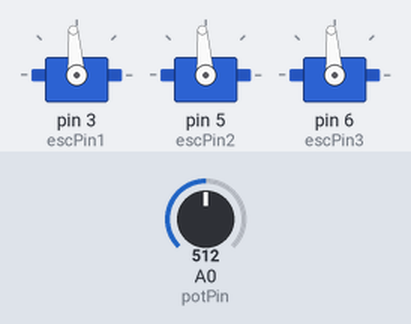
Bench run of a sketch on a simulated Arduino Uno, built with avr-gcc and run on an emulated ATmega328P. Parts: 3 × servo. Inputs (shaded band) come from the test bench; at power-on: A0 (potPin) = 512.

Above: at 4.2 s.
4.3 s: A0 (potPin) set to 716
At 5.1 s:
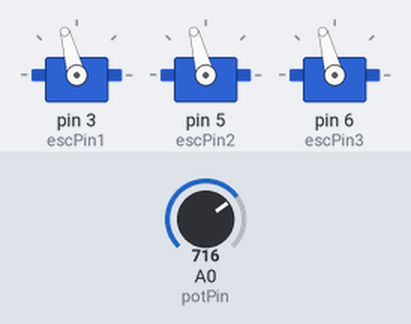
5.8 s: A0 (potPin) set to 1023
At 6.5 s:
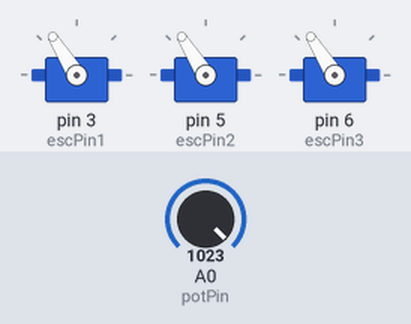
7.3 s: A0 (potPin) set to 122
At 7.9 s:
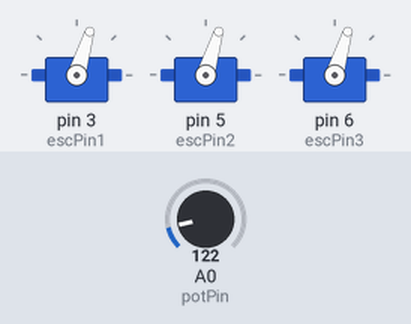
8.8 s: A0 (potPin) set to 0
At 9.7 s:
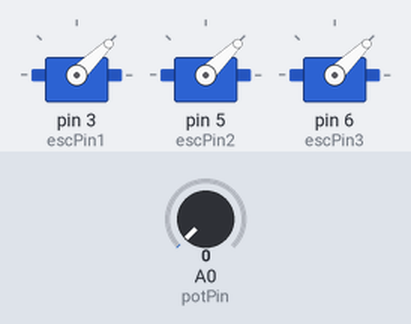
10.3 s: A0 (potPin) set to 511
At 10.9 s:
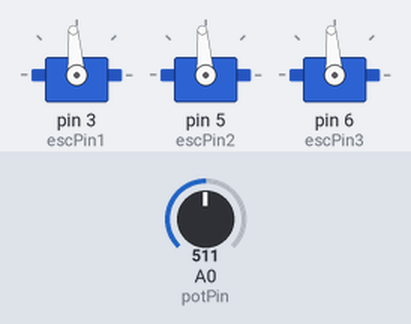
Timing chart, 0 to 12.8 s (numbered marks = the images above; inputs shaded):
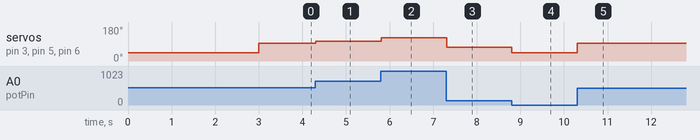

Measured:
- after the input at 4.3 s, servo on pin 3 (escPin1), servo on pin 5 (escPin2), servo on pin 6 (escPin3): 94° → 105° at once
- after the input at 5.8 s, servo on pin 3 (escPin1), servo on pin 5 (escPin2), servo on pin 6 (escPin3): 105° → 122° at once
- after the input at 7.3 s, servo on pin 3 (escPin1), servo on pin 5 (escPin2), servo on pin 6 (escPin3): 122° → 73° at once
- after the input at 8.8 s, servo on pin 3 (escPin1), servo on pin 5 (escPin2), servo on pin 6 (escPin3): 73° → 44° at once
- after the input at 10.3 s, servo on pin 3 (escPin1), servo on pin 5 (escPin2), servo on pin 6 (escPin3): 44° → 94° at once

The sketch:

Code.ino
```cpp
#include <Servo.h>

Servo esc1;
Servo esc2;
Servo esc3;

const int potPin = A0;

const int escPin1 = 3;
const int escPin2 = 5;
const int escPin3 = 6;

// Chỉnh 3 giá trị này theo ESC/motor của bạn
const int stopSignal  = 1000;  // dừng
const int startSignal = 1250;  // mức bắt đầu quay
const int maxSignal   = 1800;  // tốc độ tối đa khi test

const int deadZone = 40;       // vùng thấp nhất để dừng

void setup() {
  esc1.attach(escPin1);
  esc2.attach(escPin2);
  esc3.attach(escPin3);

  setEsc(stopSignal);
  delay(3000);
}

void loop() {
  int potValue = analogRead(potPin);

  int signal;

  if (potValue <= deadZone) {
    signal = stopSignal;       // thấp nhất: dừng
  } else {
    // Mỗi vị trí biến trở tạo một mức tốc độ khác nhau
    signal = map(potValue, deadZone + 1, 1023, startSignal, maxSignal);
  }

  setEsc(signal);
  delay(20);
}

void setEsc(int signal) {
  esc1.writeMicroseconds(signal);
  esc2.writeMicroseconds(signal);
  esc3.writeMicroseconds(signal);
}
```
